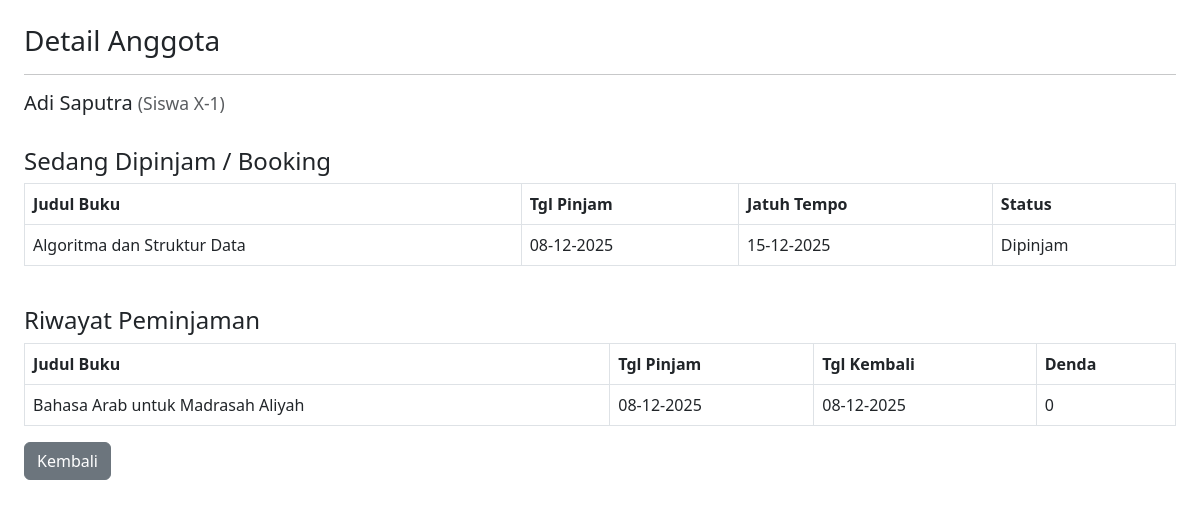
/detail_anggota.php?id=2 (signed in), run on the app's committed database.
### tables this page shows
CREATE TABLE `anggota` (
  `id_anggota` int(11) NOT NULL,
  `nama_lengkap` varchar(100) NOT NULL,
  `tipe_anggota` enum('Siswa','Guru','Staf') NOT NULL,
  `kelas` varchar(20) DEFAULT NULL,
  `no_telepon` varchar(15) DEFAULT NULL,
  `password` varchar(255) NOT NULL DEFAULT '12345',
  `status_akun` enum('Aktif','Pending') DEFAULT 'Pending'
);

CREATE TABLE `peminjaman` (
  `id_peminjaman` int(11) NOT NULL,
  `id_anggota` int(11) DEFAULT NULL,
  `id_buku` int(11) DEFAULT NULL,
  `id_petugas` int(11) DEFAULT NULL,
  `tanggal_pinjam` date NOT NULL,
  `tanggal_wajib_kembali` date NOT NULL,
  `tanggal_pengembalian` date DEFAULT NULL,
  `status` enum('Booking','Dipinjam','Selesai','Batal') DEFAULT 'Booking',
  `denda` decimal(10,2) DEFAULT 0.00
);

CREATE TABLE `buku` (
  `id_buku` int(11) NOT NULL,
  `judul_buku` varchar(200) NOT NULL,
  `penulis` varchar(100) DEFAULT NULL,
  `penerbit` varchar(100) DEFAULT NULL,
  `jumlah_total` int(11) NOT NULL,
  `jumlah_tersedia` int(11) NOT NULL,
  `id_kategori` int(11) DEFAULT NULL,
  `id_rak` int(11) DEFAULT NULL
);

### detail_anggota.php (the view, shortened to what this page needs)
<?php
include 'koneksi.php';
$id = $_GET['id'];
$anggota = mysqli_query($conn,"SELECT * FROM anggota WHERE id_anggota='$id'");
$data = mysqli_fetch_assoc($anggota);
$sql1 = "SELECT p.*, b.judul_buku
        FROM peminjaman p
        JOIN buku b ON p.id_buku=b.id_buku
        WHERE p.id_anggota='$id'
        AND p.status IN ('Booking','Dipinjam')
        ORDER BY p.tanggal_pinjam DESC";
$sedang = mysqli_query($conn,$sql1);
$sql2 = "SELECT p.*, b.judul_buku
        FROM peminjaman p
        JOIN buku b ON p.id_buku=b.id_buku
        WHERE p.id_anggota='$id'
        AND p.status='Selesai'
        ORDER BY p.tanggal_pinjam DESC";
$riwayat = mysqli_query($conn,$sql2);
?>
<!DOCTYPE html>
<html>
<head>
<link href="https://cdn.jsdelivr.net/npm/bootstrap@5.3.0/dist/css/bootstrap.min.css" rel="stylesheet">
</head>
<body class="p-4">
<h3>Detail Anggota</h3>
<hr>
<h5><?= $data['nama_lengkap']?>
    <small class="text-muted">
        (<?= $data['tipe_anggota']?> <?= $data['kelas']?>)
    </small>
</h5>
<br>
<h4>Sedang Dipinjam / Booking</h4>
<table class="table table-bordered">
<tr>
<th>Judul Buku</th>
<th>Tgl Pinjam</th>
<th>Jatuh Tempo</th>
<th>Status</th>
</tr>
<?php
while($b=mysqli_fetch_assoc($sedang)){ ?>
<tr>
<td><?= $b['judul_buku']?></td>
<td><?= date('d-m-Y',strtotime($b['tanggal_pinjam']))?></td>
<td><?= date('d-m-Y',strtotime($b['tanggal_wajib_kembali']))?></td>
<td><?= $b['status']?></td>
</tr>
<?php } ?>
</table>
<br>
<h4>Riwayat Peminjaman</h4>
<table class="table table-bordered">
<tr>
<th>Judul Buku</th>
<th>Tgl Pinjam</th>
<th>Tgl Kembali</th>
<th>Denda</th>
</tr>
<?php
while($r=mysqli_fetch_assoc($riwayat)){ ?>
<tr>
<td><?= $r['judul_buku']?></td>
<td><?= date('d-m-Y',strtotime($r['tanggal_pinjam']))?></td>
<td><?= date('d-m-Y',strtotime($r['tanggal_pengembalian']))?></td>
<td><?= number_format($r['denda'],0,',','.')?></td>
</tr>
<?php } ?>
</table>
<a href="dashboard_petugas.php" class="btn btn-secondary">Kembali</a>
</body>
</html>

### data on the page
anggota: nama_lengkap "Adi Saputra", tipe_anggota "Siswa", kelas "X-1"
peminjaman: id_buku.judul_buku "Algoritma dan Struktur Data", tanggal_pinjam "08-12-2025", tanggal_wajib_kembali "15-12-2025", status "Dipinjam"
peminjaman: id_buku.judul_buku "Bahasa Arab untuk Madrasah Aliyah", tanggal_pinjam "08-12-2025", tanggal_pengembalian "08-12-2025", denda "0"
